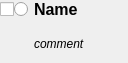
<?xml version="1.0" encoding="UTF-8"?>
<ui version="4.0">
 <class>EditorTitle</class>
 <widget class="QWidget" name="EditorTitle">
  <property name="geometry">
   <rect>
    <x>0</x>
    <y>0</y>
    <width>128</width>
    <height>63</height>
   </rect>
  </property>
  <property name="sizePolicy">
   <sizepolicy hsizetype="Expanding" vsizetype="Preferred">
    <horstretch>0</horstretch>
    <verstretch>0</verstretch>
   </sizepolicy>
  </property>
  <layout class="QGridLayout" name="gridLayout">
   <property name="leftMargin">
    <number>0</number>
   </property>
   <property name="topMargin">
    <number>0</number>
   </property>
   <property name="rightMargin">
    <number>0</number>
   </property>
   <property name="bottomMargin">
    <number>0</number>
   </property>
   <item row="1" column="2">
    <widget class="QLabel" name="commentLabel">
     <property name="sizePolicy">
      <sizepolicy hsizetype="Expanding" vsizetype="Preferred">
       <horstretch>0</horstretch>
       <verstretch>0</verstretch>
      </sizepolicy>
     </property>
     <property name="font">
      <font>
       <italic>true</italic>
      </font>
     </property>
     <property name="text">
      <string notr="true">comment</string>
     </property>
     <property name="wordWrap">
      <bool>true</bool>
     </property>
    </widget>
   </item>
   <item row="1" column="0">
    <widget class="QWidget" name="widget" native="true">
     <property name="sizePolicy">
      <sizepolicy hsizetype="Fixed" vsizetype="Preferred">
       <horstretch>0</horstretch>
       <verstretch>0</verstretch>
      </sizepolicy>
     </property>
     <property name="minimumSize">
      <size>
       <width>14</width>
       <height>0</height>
      </size>
     </property>
    </widget>
   </item>
   <item row="0" column="2">
    <widget class="QLabel" name="nameLabel">
     <property name="sizePolicy">
      <sizepolicy hsizetype="Expanding" vsizetype="Preferred">
       <horstretch>0</horstretch>
       <verstretch>0</verstretch>
      </sizepolicy>
     </property>
     <property name="font">
      <font>
       <pointsize>12</pointsize>
       <bold>true</bold>
      </font>
     </property>
     <property name="text">
      <string notr="true">Name</string>
     </property>
    </widget>
   </item>
   <item row="0" column="0">
    <layout class="QHBoxLayout" name="horizontalLayout">
     <property name="spacing">
      <number>0</number>
     </property>
     <item>
      <widget class="QCheckBox" name="checkBox">
       <property name="sizePolicy">
        <sizepolicy hsizetype="Fixed" vsizetype="Fixed">
         <horstretch>0</horstretch>
         <verstretch>0</verstretch>
        </sizepolicy>
       </property>
       <property name="text">
        <string/>
       </property>
      </widget>
     </item>
     <item>
      <widget class="QRadioButton" name="radioButton">
       <property name="text">
        <string notr="true"/>
       </property>
      </widget>
     </item>
    </layout>
   </item>
  </layout>
 </widget>
 <resources/>
 <connections/>
</ui>
